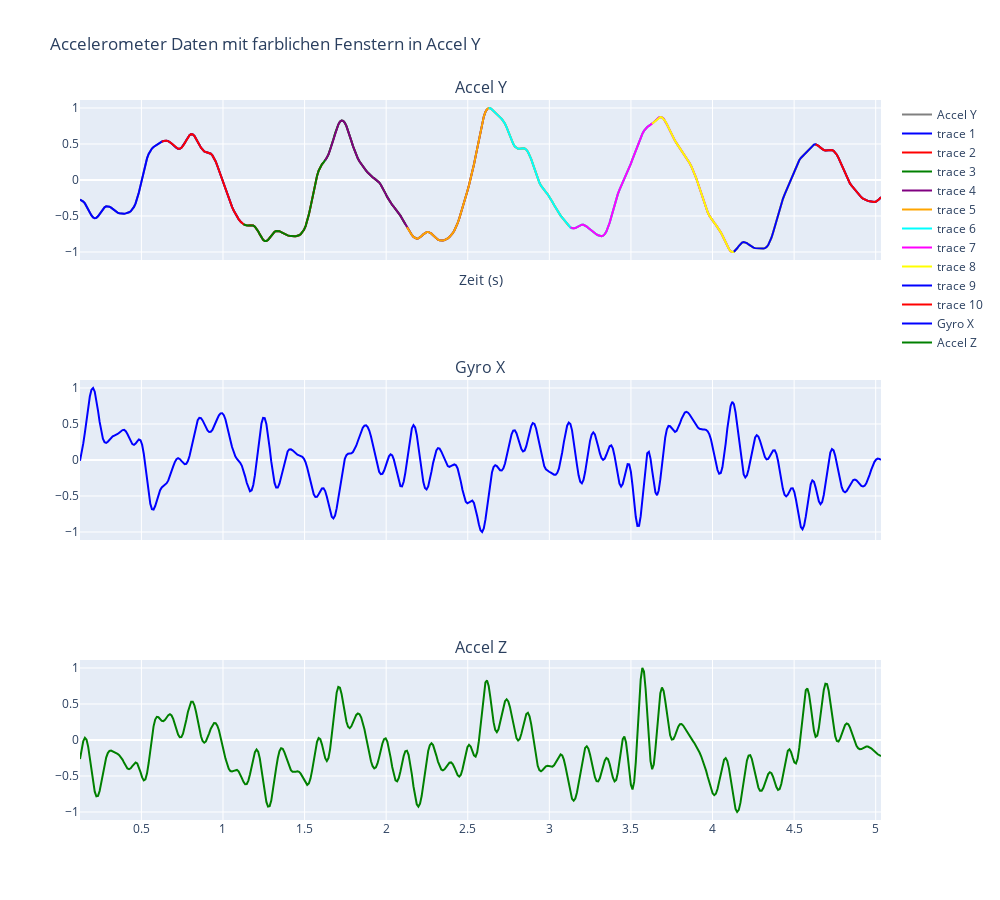

Write notebook code for a chart like this one.
### Code cell
plot_windows_with_data(normalized_df, windows)
